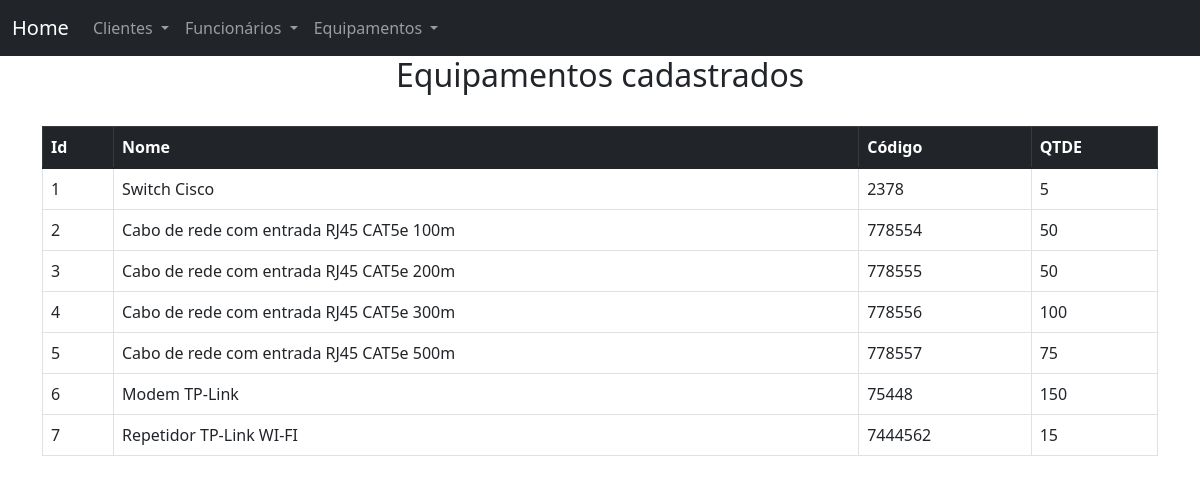
The page /consultaequipamentos on the database its author committed.
### main.py (models this page shows, shortened)
class Equipamentos(db.Model):
    id_equipamento = db.Column(db.Integer, primary_key=True)
    name = db.Column(db.String(80), nullable=False)
    codigo = db.Column(db.String(120), nullable=False)
    qtde = db.Column(db.Integer, nullable=False)

### main.py (the view)
@app.route('/consultaequipamentos')
def consulta_equipamentos():
    equipamentos = Equipamentos.query.all()
    return render_template('consultaequipamentos.html', equipamentos=equipamentos)

### templates/consultaequipamentos.html (shortened to what this page needs)
{% extends "index.html" %}
{% block conteudo %}
	<head>
		<link rel="stylesheet" href="https://cdn.jsdelivr.net/npm/bootstrap@5.1.3/dist/css/bootstrap.min.css">
	</head>
<body>
    <h2 style="text-align: center;">Equipamentos cadastrados</h2>
<br>
<table class="table table-bordered table-hover">
    <thead class="table-dark">
        <tr>
          <th scope="col">Id</th>
          <th scope="col">Nome</th>
          <th scope="col">Código</th>
          <th scope="col">QTDE</th>
        </tr>
    </thead>
    <tbody>
        {% for equipamentos in equipamentos %}
        <tr>
            <td>{{ equipamentos.id_equipamento }}</td>
            <td>{{ equipamentos.name }}</td>
            <td>{{ equipamentos.codigo }}</td>
            <td>{{ equipamentos.qtde }}</td>
        </tr>
        {% endfor %}
    </tbody>
</table>
{% endblock conteudo %}

### templates/index.html (shortened to what this page needs)
{% extends "base.html" %}

### templates/base.html (shortened to what this page needs)
<!DOCTYPE html>
<html>
<head>
	<link rel="stylesheet" href="https://cdn.jsdelivr.net/npm/bootstrap@5.1.3/dist/css/bootstrap.min.css">
</head>
<body>
	<nav class="navbar navbar-expand-lg navbar-dark bg-dark">
	  <div class="container-fluid">
	    <a class="navbar-brand" href="{{ url_for('main') }}">Home</a>
	    <div class="collapse navbar-collapse" id="navbarSupportedContent">
	      <ul class="navbar-nav me-auto mb-2 mb-lg-0">
	        <li class="nav-item dropdown">
	          <a class="nav-link dropdown-toggle" href="#" id="navbarDropdown" role="button" data-bs-toggle="dropdown" aria-expanded="false">
	            Clientes
	          </a>
            <li class="nav-item dropdown">
              <a class="nav-link dropdown-toggle" href="#" id="navbarDropdown" role="button" data-bs-toggle="dropdown" aria-expanded="false">
                Funcionários
              </a>
            </li>
            <li class="nav-item dropdown">
              <a class="nav-link dropdown-toggle" href="#" id="navbarDropdown" role="button" data-bs-toggle="dropdown" aria-expanded="false">
                Equipamentos
              </a>
            </li>
	        </li>
	      </ul>
	  </div>
	</nav>
	<div class="container">
		{% block conteudo %}
		{% endblock conteudo %}
	</div>
</body>
</html>

### rows shown on the page
Equipamentos: id_equipamento "1", name "Switch Cisco", codigo "2378", qtde "5"
Equipamentos: id_equipamento "2", name "Cabo de rede com entrada RJ45 CAT5e 100m", codigo "778554", qtde "50"
Equipamentos: id_equipamento "3", name "Cabo de rede com entrada RJ45 CAT5e 200m", codigo "778555", qtde "50"
Equipamentos: id_equipamento "4", name "Cabo de rede com entrada RJ45 CAT5e 300m", codigo "778556", qtde "100"
Equipamentos: id_equipamento "5", name "Cabo de rede com entrada RJ45 CAT5e 500m", codigo "778557", qtde "75"
Equipamentos: id_equipamento "6", name "Modem TP-Link", codigo "75448", qtde "150"
Equipamentos: id_equipamento "7", name "Repetidor TP-Link WI-FI", codigo "7444562", qtde "15"
